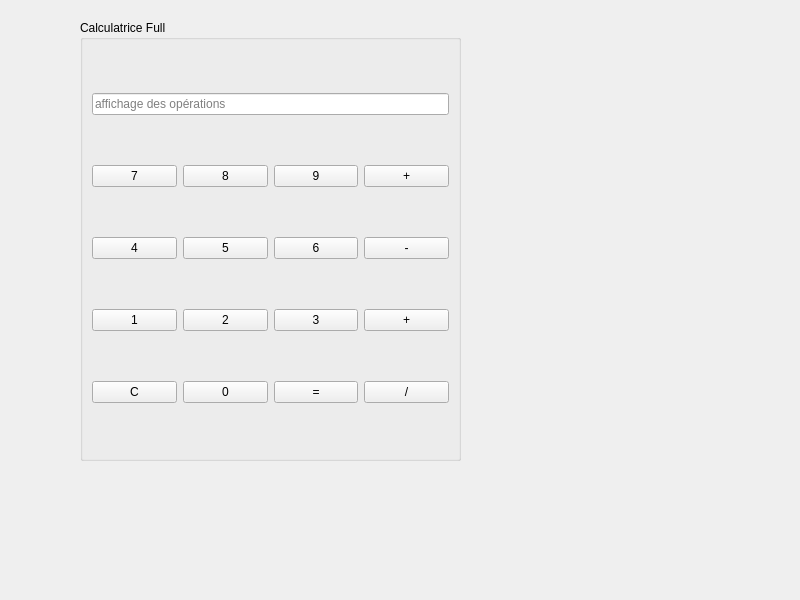
<?xml version="1.0" encoding="UTF-8"?>
<ui version="4.0">
 <class>Calculatrice</class>
 <widget class="QWidget" name="Calculatrice">
  <property name="geometry">
   <rect>
    <x>0</x>
    <y>0</y>
    <width>800</width>
    <height>600</height>
   </rect>
  </property>
  <property name="windowTitle">
   <string>Calculatrice</string>
  </property>
  <widget class="QGroupBox" name="groupBox">
   <property name="geometry">
    <rect>
     <x>80</x>
     <y>20</y>
     <width>381</width>
     <height>441</height>
    </rect>
   </property>
   <property name="title">
    <string>Calculatrice Full</string>
   </property>
   <layout class="QGridLayout" name="gridLayout_5">
    <item row="0" column="0">
     <widget class="QLineEdit" name="lineEdit">
      <property name="placeholderText">
       <string>affichage des opérations</string>
      </property>
     </widget>
    </item>
    <item row="1" column="0">
     <layout class="QGridLayout" name="gridLayout">
      <item row="0" column="0">
       <widget class="QPushButton" name="pushButton7_2">
        <property name="text">
         <string>7</string>
        </property>
       </widget>
      </item>
      <item row="0" column="1">
       <widget class="QPushButton" name="pushButton8">
        <property name="text">
         <string>8</string>
        </property>
       </widget>
      </item>
      <item row="0" column="2">
       <widget class="QPushButton" name="pushButton9">
        <property name="text">
         <string>9</string>
        </property>
       </widget>
      </item>
      <item row="0" column="3">
       <widget class="QPushButton" name="pushButton1">
        <property name="text">
         <string>+</string>
        </property>
       </widget>
      </item>
     </layout>
    </item>
    <item row="2" column="0">
     <layout class="QGridLayout" name="gridLayout_2">
      <item row="0" column="0">
       <widget class="QPushButton" name="pushButton_3">
        <property name="text">
         <string>4</string>
        </property>
       </widget>
      </item>
      <item row="0" column="1">
       <widget class="QPushButton" name="pushButton_5">
        <property name="text">
         <string>5</string>
        </property>
       </widget>
      </item>
      <item row="0" column="2">
       <widget class="QPushButton" name="pushButton_6">
        <property name="text">
         <string>6</string>
        </property>
       </widget>
      </item>
      <item row="0" column="3">
       <widget class="QPushButton" name="pushButton_15">
        <property name="text">
         <string>-</string>
        </property>
       </widget>
      </item>
     </layout>
    </item>
    <item row="3" column="0">
     <layout class="QGridLayout" name="gridLayout_3">
      <item row="0" column="0">
       <widget class="QPushButton" name="pushButton_7">
        <property name="text">
         <string>1</string>
        </property>
       </widget>
      </item>
      <item row="0" column="1">
       <widget class="QPushButton" name="pushButton_8">
        <property name="text">
         <string>2</string>
        </property>
       </widget>
      </item>
      <item row="0" column="2">
       <widget class="QPushButton" name="pushButton_9">
        <property name="text">
         <string>3</string>
        </property>
       </widget>
      </item>
      <item row="0" column="3">
       <widget class="QPushButton" name="pushButton_13">
        <property name="text">
         <string>+</string>
        </property>
       </widget>
      </item>
     </layout>
    </item>
    <item row="4" column="0">
     <layout class="QGridLayout" name="gridLayout_4">
      <item row="0" column="0">
       <widget class="QPushButton" name="pushButton_14">
        <property name="text">
         <string>C</string>
        </property>
       </widget>
      </item>
      <item row="0" column="1">
       <widget class="QPushButton" name="pushButton_11">
        <property name="text">
         <string>0</string>
        </property>
       </widget>
      </item>
      <item row="0" column="2">
       <widget class="QPushButton" name="pushButton_12">
        <property name="text">
         <string>=</string>
        </property>
       </widget>
      </item>
      <item row="0" column="3">
       <widget class="QPushButton" name="pushButton_10">
        <property name="text">
         <string>/</string>
        </property>
       </widget>
      </item>
     </layout>
    </item>
   </layout>
  </widget>
 </widget>
 <resources/>
 <connections/>
</ui>
